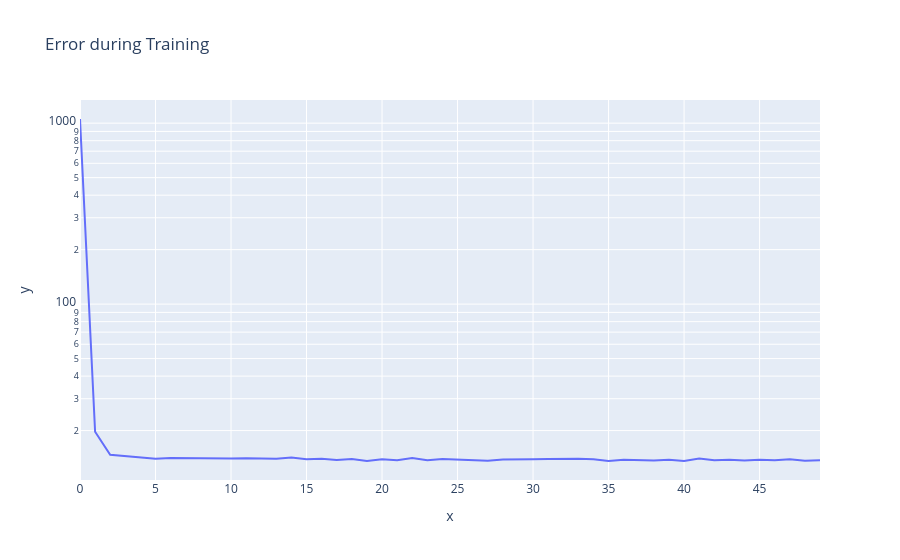

Notebook code cell kept with this figure:
### Markdown cell above
---

## Parameter Search

---

## **Task:**

Find a good learning rate to fit the model (We get ~13.2 test error). 

**Hints:**

- If $\eta$ is too low, the learning will be slow.
- If $\eta$ is too large, training is unstable and a good weight can't be reached.
- If the plot is empty, there are probably NaNs (training fails due to bad learning rate).

### Code cell
#############################################
# TODO
learning_rate = 0.06
#############################################
epochs = 50

w, b, error_history = model.fit(loader, epochs=epochs, learning_rate=learning_rate)
fig = px.line(x=range(epochs), y=error_history, log_y=True, title="Error during Training").show()
test_err = model.mse(y_test, model.linear_predict(X_test, w, b))
print(f"The test error is {test_err:.2f}")

### Figure 1 — Plotly figure (JSON) as saved in the notebook; plotly's stock layout.template omitted (floating-point values rounded to 4 significant figures)
{"data": [{"hovertemplate": "x=%{x}<br>y=%{y}<extra></extra>", "legendgroup": "", "line": {"color": "#636efa", "dash": "solid"}, "marker": {"symbol": "circle"}, "mode": "lines", "name": "", "orientation": "h", "showlegend": false, "type": "scatter", "x": [0, 1, 2, 3, 4, 5, 6, 7, 8, 9, 10, 11, 12, 13, 14, 15, 16, 17, 18, 19, 20, 21, 22, 23, 24, 25, 26, 27, 28, 29, 30, 31, 32, 33, 34, 35, 36, 37, 38, 39, 40, 41, 42, 43, 44, 45, 46, 47, 48, 49], "xaxis": "x", "y": [1055.0, 19.71, 14.71, 14.5, 14.21, 13.96, 14.09, 14.06, 13.95, 14.01, 14.01, 14.05, 13.99, 13.95, 14.19, 13.88, 13.98, 13.77, 13.92, 13.58, 13.87, 13.7, 14.12, 13.7, 13.91, 13.81, 13.83, 13.64, 13.85, 13.79, 13.87, 13.91, 13.97, 13.98, 13.89, 13.59, 13.81, 13.77, 13.67, 13.8, 13.6, 14.01, 13.71, 13.79, 13.67, 13.79, 13.71, 13.87, 13.64, 13.71], "yaxis": "y"}], "layout": {"legend": {"tracegroupgap": 0}, "title": {"text": "Error during Training"}, "xaxis": {"anchor": "y", "domain": [0, 1], "title": {"text": "x"}}, "yaxis": {"anchor": "x", "domain": [0, 1], "title": {"text": "y"}, "type": "log"}}}
